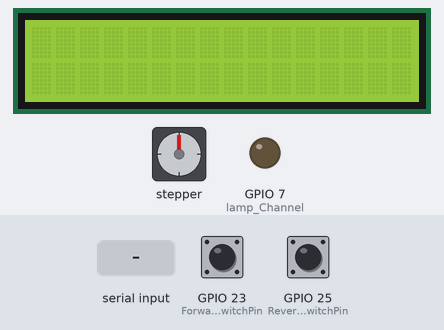
This sketch was run on a simulated ESP32. Parts: 16×2 character LCD, stepper motor, output pins drawn as LEDs (lit = HIGH). The inputs (shaded band) are chosen by the test bench; at power-on: GPIO 25 (ReverseLimitSwitchPin) LOW, GPIO 23 (ForwardLimitSwitchPin) LOW. Stepper angles assume 200 steps per turn; what the sketch prints to the serial monitor is not drawn.

Above: at 1.2 s.
1.3 s: "1" received over Serial
At 1.45 s:
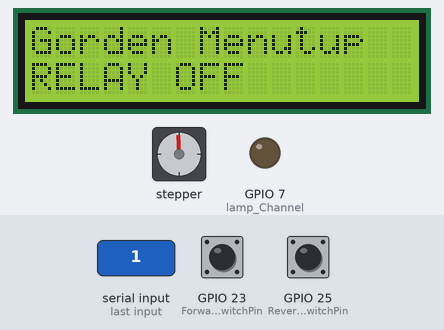
3.7 s: GPIO 25 (ReverseLimitSwitchPin) pulled HIGH for 0.15 s
At 4.8 s:
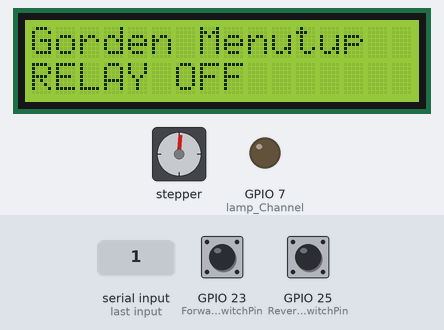
5.3 s: "A" received over Serial
At 5.45 s:
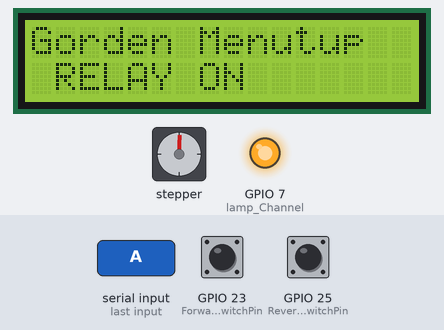
7.7 s: GPIO 25 (ReverseLimitSwitchPin) pulled HIGH for 1 s
10.2 s: "2" received over Serial
At 10.65 s:
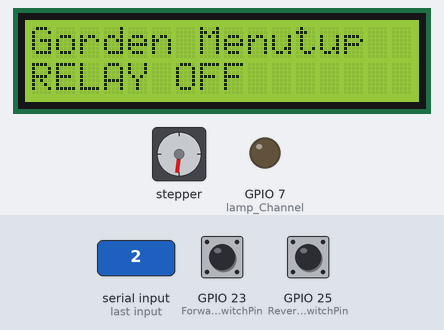
Timing chart, 0 to 55.0 s (numbered marks = the images above; inputs shaded):
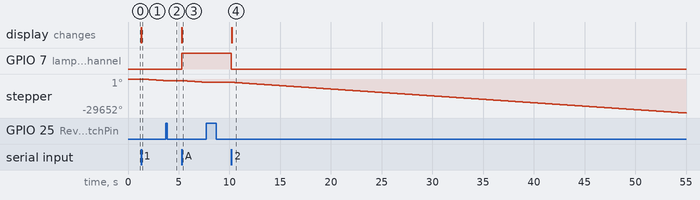

Measured:
- after the input at 1.3 s, stepper: keeps turning counter-clockwise at about 600°/s, starting at once; the display: changes at once (image 1)
- after the input at 3.7 s, stepper: stops changing and stays -1435°
- after the input at 5.3 s, GPIO 7 (lamp_Channel): LOW → HIGH at once; stepper: keeps turning counter-clockwise at about 600°/s, starting at once; the display: changes at once (image 3)
- after the input at 10.2 s, GPIO 7 (lamp_Channel): HIGH → LOW at once; stepper: keeps turning counter-clockwise at about 598°/s, starting at once; the display: changes at once (image 4)

The sketch:

sketch_feb28c.ino
```cpp
#include <Stepper.h>
#include <LiquidCrystal.h>

#define lamp_Channel 7

int command;            //Int to store app command state.
boolean lamp = false;
boolean gorden = false;

int ForwardPin = 0;
int ReversePin = 0;

// LCD + A = 3.3v and K = GND
const int rs = 12, en = 11, d4 = 5, d5 = 4, d6 = 3, d7 = 2;
LiquidCrystal lcd(rs, en, d4, d5, d6, d7);

// MOTOR STEPPER
const int StepperMaxRPM = 100;
const int stepsPerRevolution = 200;  // change this to fit the number of steps per revolution
// for your motor
// initialize the stepper library on pins 8 through 11:
Stepper myStepper(stepsPerRevolution, 47, 51, 49, 53);

const int ForwardLimitSwitchPin = 23;
const int ReverseLimitSwitchPin = 25;
const int LimitSwitchActivated = HIGH;  // Limit switch grounds pin


void setup() {

      // set up the LCD's number of columns and rows:
      lcd.begin(16, 2);
      pinMode(lamp_Channel, OUTPUT);
      // set the speed at X rpm (motor stepper):
      myStepper.setSpeed(StepperMaxRPM);
      Serial.begin(9600);

  }

void loop(){
ForwardPin = digitalRead(ForwardLimitSwitchPin);
ForwardPin = LOW;
ReversePin = digitalRead(ReverseLimitSwitchPin);
ReversePin = LOW;
myStepper.step(0);
if (Serial.available() > 0) {
  command = Serial.read();

if (lamp) {
  Serial.println(" RELAY ON");
  lcd.setCursor(0, 1);
  lcd.print(" RELAY ON");
  digitalWrite(lamp_Channel, HIGH);
  myStepper.step(0);}
else {
  Serial.println("RELAY OFF");
  lcd.setCursor(0, 1);
  lcd.print("RELAY OFF");
  digitalWrite(lamp_Channel, LOW);
  myStepper.step(0);}

if (gorden) {
  Serial.println("Gorden Membuka");
  lcd.setCursor(0, 0);
  lcd.print("Gorden Membuka");
  while (digitalRead(ForwardLimitSwitchPin) != LimitSwitchActivated) {
        myStepper.step(1);}
  myStepper.step(0);}
else {
  Serial.println("Gorden Menutup");
  lcd.setCursor(0, 0);
  lcd.print("Gorden Menutup");
  while (digitalRead(ReverseLimitSwitchPin) != LimitSwitchActivated){
        myStepper.step(-1);}
  myStepper.step(0);}

switch (command) {
case '1':lamp = true;break;
case 'A':lamp = false;break;
case '2':gorden = true;break;
case 'B':gorden = false;break;
}
}
}
```
